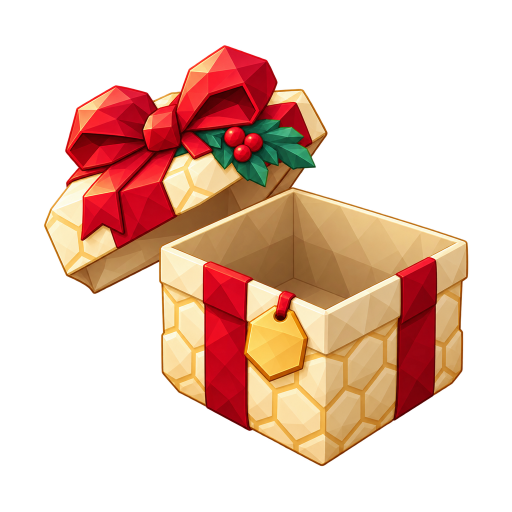
#> input picture design/art/winter-advent-v3/advent-gift-open.png, 1024 x 1024 px (shown at 1/2 size)
$ python -i package.py   (imports and definitions only)
#> lines starting #> are read from the running program, lines starting #| are printed output that depends on the picture
# -*- coding: utf-8 -*-
from pathlib import Path
from PIL import Image,ImageDraw,ImageFont,ImageChops
import json,shutil
P=Path(__file__).resolve().parent;R=P.parent.parent
# [1 line that did not run here, left out]
checks={}
def fit(path):
 im=Image.open(path).convert('RGBA');b=im.getchannel('A').point(lambda v:255 if v>128 else 0).getbbox();assert b
 im=im.crop((max(0,b[0]-8),max(0,b[1]-8),min(im.width,b[2]+8),min(im.height,b[3]+8)))
 scale=min(860/im.width,860/im.height);im=im.resize((round(im.width*scale),round(im.height*scale)),Image.Resampling.LANCZOS)
 out=Image.new('RGBA',(1024,1024));out.alpha_composite(im,((1024-im.width)//2,(1024-im.height)//2));return out
# [11 lines not run here, left out]
font=ImageFont.truetype(str(R/'outputs/hive-run/assets/Nunito-ExtraBold.ttf'),27)
small=ImageFont.truetype(str(R/'outputs/hive-run/assets/Nunito-Bold.ttf'),20)
board=Image.new('RGB',(1500,1190),'#FFF6E3');d=ImageDraw.Draw(board)
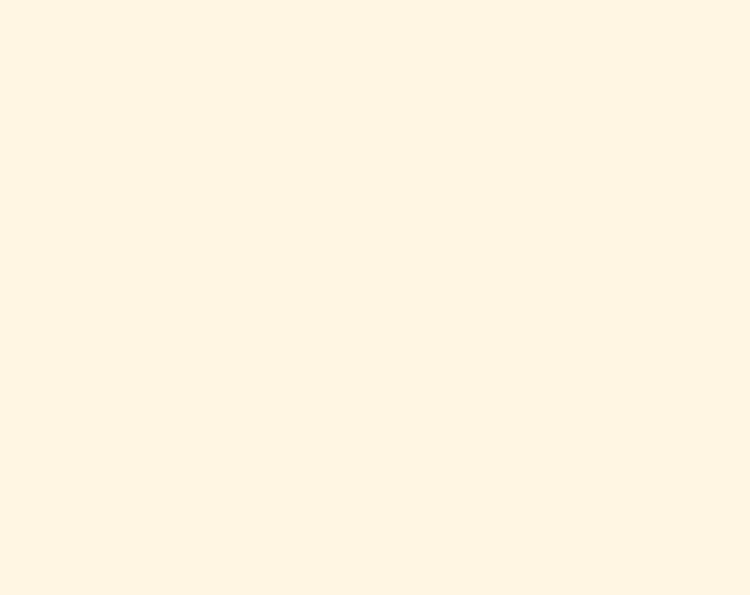
#> board: PIL image 1500x1190 RGB (shown at 1/2 size); mean R, G, B 255, 246, 227
# [1 line not run here, left out]
items=[(R/'outputs/buzzle-winter-advent-v1/advent-gift-wrapped.png','Подарок / закрыт'),(P/'advent-gift-open.png','Подарок / раскрыт'),(P/'winter-reward-sparkle.png','Искры / отдельный слой')]
# [28 lines not run here, left out]

>>> result = fit('advent-gift-open.png')
#> in fit, im is the input picture: PIL image 1024x1024 RGBA; mean R, G, B, A 78.5, 46.6, 32, 99.3
#> in fit, `b = im.getchannel('A').point(lambda v: 255 if v > 128 else 0).getbbox(`: b = (88, 91, 936, 932)
#> in fit, `im=im.crop((max(0,b[0]-8),max(0,b[1]-8),min(im.width,b[2]+8),min(im.he..`:
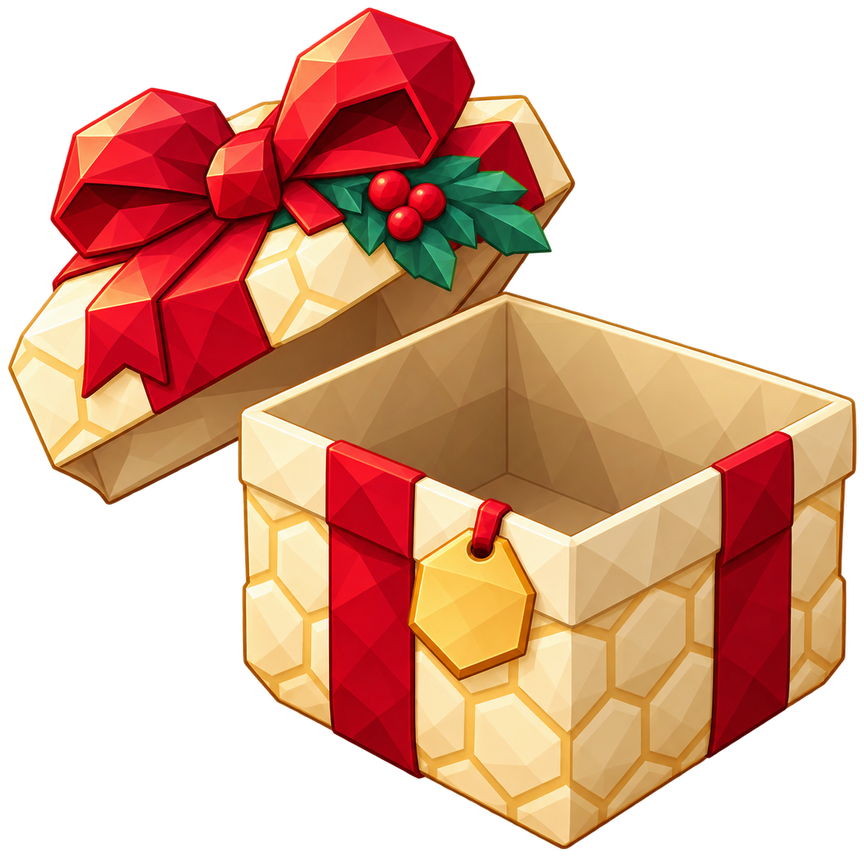
#> im: PIL image 864x857 RGBA; mean R, G, B, A 111.2, 66, 45.3, 140.6; transparent parts drawn white
#> in fit, `out = Image.new('RGBA', (1024, 1024))`: out: PIL image 1024x1024 RGBA; every value is 0
#> in fit, `out.alpha_composite(im, ((1024 - im.width) // 2, (1024 - im.height) //`:
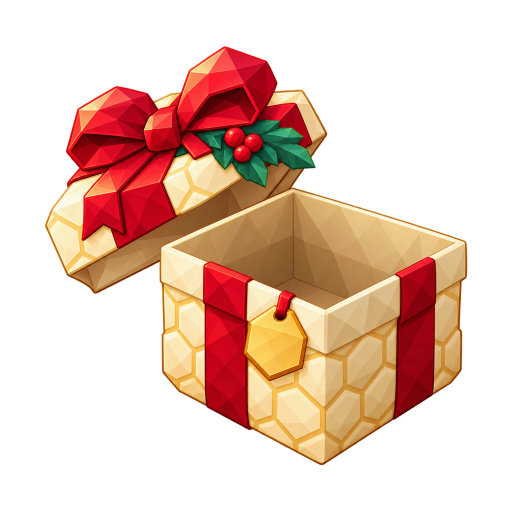
#> out: PIL image 1024x1024 RGBA (shown at 1/2 size); mean R, G, B, A 77.6, 46.1, 31.6, 98.4; transparent parts drawn white

$ run again, on design/art/winter-advent-v3/winter-reward-sparkle.webp
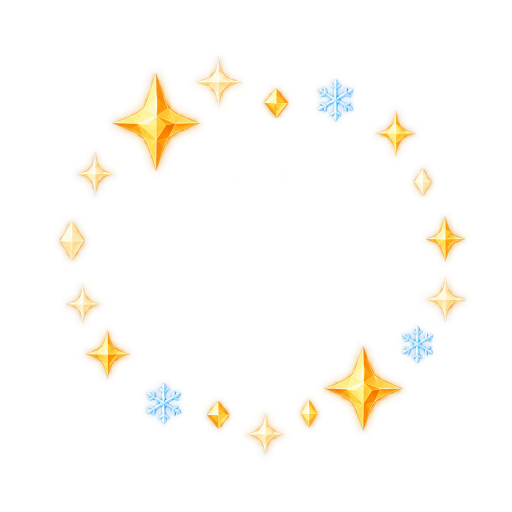
#> input picture design/art/winter-advent-v3/winter-reward-sparkle.webp, 1024 x 1024 px (shown at 1/2 size)
#> in fit, im is the input picture: PIL image 1024x1024 RGBA; mean R, G, B, A 67.7, 65.7, 28.3, 13.1
#> b = (120, 116, 931, 908)
#> in fit, `im=im.crop((max(0,b[0]-8),max(0,b[1]-8),min(im.width,b[2]+8),min(im.he..`:
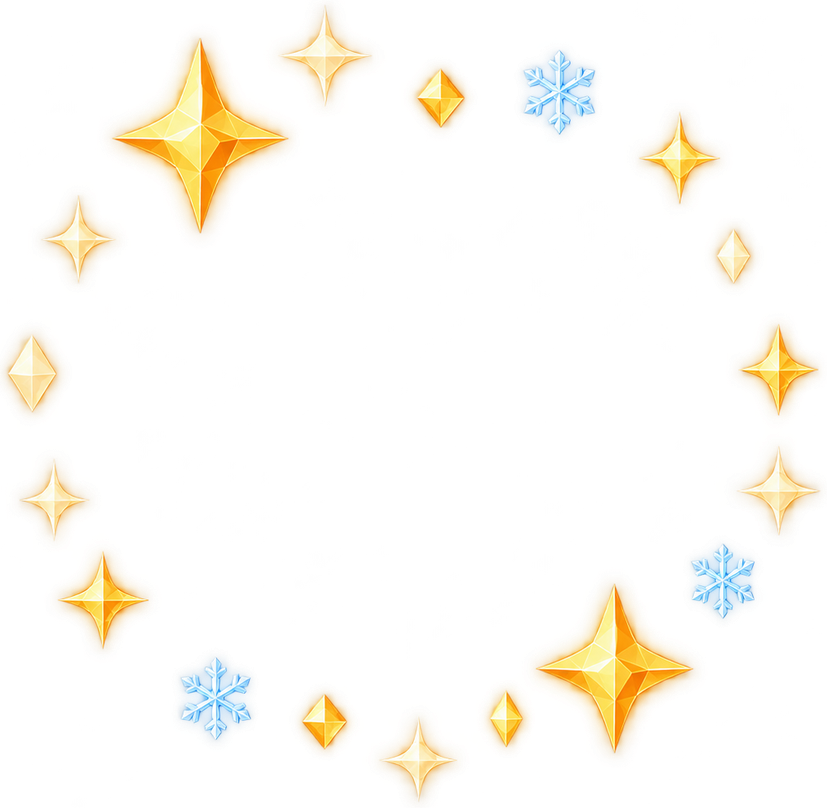
#> im: PIL image 827x808 RGBA; mean R, G, B, A 95.1, 86.7, 36.8, 20.5; transparent parts drawn white
#> out: PIL image 1024x1024 RGBA; every value is 0
#> in fit, `out.alpha_composite(im, ((1024 - im.width) // 2, (1024 - im.height) //`:
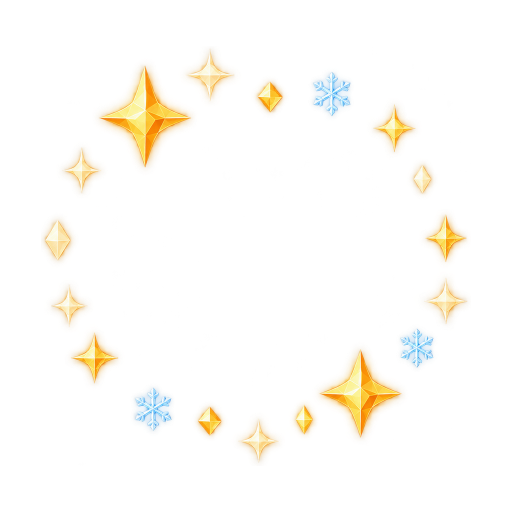
#> out: PIL image 1024x1024 RGBA (shown at 1/2 size); mean R, G, B, A 32.7, 27.7, 14.9, 14.1; transparent parts drawn white
